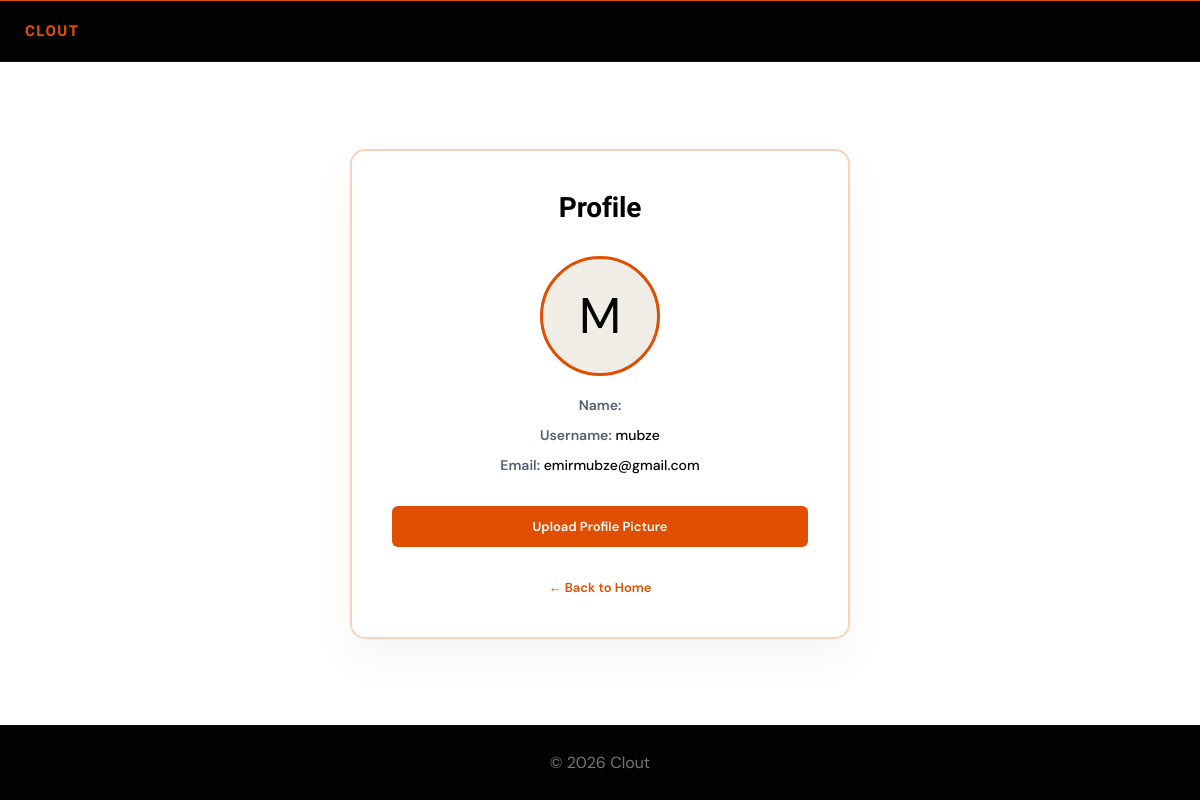
Screenshot of /profile/ (signed in) with the database file from the repository.
### shop/models.py (models this page shows, shortened)
class CustomUser(AbstractUser):
    name = models.CharField(max_length=150, blank=True)
    age = models.PositiveIntegerField(null=True, blank=True)
    phone_number = models.CharField(
        max_length=20,
        unique=True,
        null=True,
        blank=True,
    )
    email = models.EmailField(unique=True)
    profile_image = models.ImageField(
        upload_to="profiles/",
        null=True,
        blank=True,
    )
    course_access_approved = models.BooleanField(default=False)
    active_session_key = models.CharField(
        max_length=40,
        blank=True,
        default="",
    )
    @property
    def profile_image_url(self):
        if not self.profile_image:
            return ""

### shop/views.py (the view)
@login_required(login_url="login")
def profile(request):
    from .forms import ProfileImageForm
    if request.method == "POST":
        if "remove_image" in request.POST:
            if request.user.profile_image:
                request.user.profile_image.delete()
                request.user.profile_image = None
                request.user.save()
            return redirect("index")
        else:
            form = ProfileImageForm(
                request.POST,
                request.FILES,
                instance=request.user
            )
            if form.is_valid():
                try:
                    form.save()
                except Exception:
                    logger.exception("Profile image upload failed")
                    form.add_error(
                        "profile_image",
                        "The profile image could not be uploaded. Please try again.",
                    )
                else:
                    return redirect("index")
    else:
        form = ProfileImageForm(
            instance=request.user
        )
    return render(
        request,
        "shop/profile.html",
        {
            "form": form
        }
    )

### shop/templates/shop/profile.html (shortened to what this page needs)
<!DOCTYPE html>
<html lang="en">
<head>
    <link rel="stylesheet" href="https://cdnjs.cloudflare.com/ajax/libs/cropperjs/1.5.13/cropper.min.css">
<link rel="stylesheet" href="/static/responsive.css">
</head>
<body>
    <nav class="navbar">
        <div class="nav-container">
            <a
                href="{% url 'index' %}"
                class="logo"
            >
                CLOUT
            </a>
        </div>
    </nav>
    <main class="main">
        <div class="card">
            <h1 class="card-title">
                Profile
            </h1>
            <div class="profile-section">
                <div class="profile-image-container">
                    {% if user.profile_image_url %}
                        <img src="{{ user.profile_image_url }}" alt="Profile">
                    {% else %}
                        <span>{{ user.name|default:user.username|slice:':1'|upper }}</span>
                    {% endif %}
                </div>
                <div class="profile-info">
                    <div class="info-row">
                        <span class="info-label">Name:</span>
                    </div>
                    <div class="info-row">
                        <span class="info-label">Username:</span>
                        <span class="info-value">{{ user.username }}</span>
                    </div>
                    <div class="info-row">
                        <span class="info-label">Email:</span>
                        <span class="info-value">{{ user.email }}</span>
                    </div>
                </div>
            </div>
            <form id="uploadForm" method="POST" enctype="multipart/form-data">
                <div class="form-group">
                    <div class="file-input-wrapper">
                        <label for="profile_image" class="file-input-label">
                             Upload Profile Picture
                        </label>
                    </div>
                </div>
            </form>
            <div class="back-link">
                <a href="{% url 'index' %}">
                    ← Back to Home
                </a>
            </div>
        </div>
    </main>
    <footer class="footer">
        <div class="footer-container">
            <div class="copyright">
                © 2026 Clout
            </div>
        </div>
    </footer>
</body>
</html>

### shop/static/responsive.css (style rules this page uses)
html { max-width: 100%; overflow-x: hidden; }
body { max-width: 100%; min-width: 0; overflow-x: hidden; }
button, a { overflow-wrap: anywhere; }
footer { width: 100%; flex-shrink: 0; }

### shop/templates/shop/profile.html (style rules this page uses)
* { margin: 0; padding: 0; box-sizing: border-box; }
:root { --orange: #E04F00; --black: #020202; --white: #FFFFFF; --off-white: #FBF8F4; --heading: "Acme", sans-serif; --body: "DM Sans", sans-serif; }
body { background: var(--white); font-family: var(--body); color: var(--black); display: flex; flex-direction: column; min-height: 100vh; }
.navbar { height: 62px; background: var(--black); border-top: 1px solid var(--orange); border-bottom: 1px solid rgba(255,255,255,.08); display: flex; align-items: center; z-index: 1000; flex-shrink: 0; }
.nav-container { width: min(1380px, calc(100% - 50px)); margin: auto; display: flex; align-items: center; justify-content: space-between; }
.logo { color: var(--orange); font-size: 15px; font-weight: bold; text-decoration: none; font-family: var(--heading); letter-spacing: 1.5px; }
.main { flex: 1; display: flex; align-items: center; justify-content: center; padding: 40px 20px; }
.card { width: 100%; max-width: 500px; background: white; border: 2px solid #f4996870; border-radius: 15px; box-shadow: 0 20px 45px rgba(0,0,0,.045); padding: 40px; }
.card-title { font-size: 28px; font-weight: 600; font-family: var(--heading); text-align: center; margin-bottom: 32px; letter-spacing: -0.2px; }
.profile-section { text-align: center; margin-bottom: 32px; }
.profile-image-container { width: 120px; height: 120px; margin: 0 auto 20px; border-radius: 50%; overflow: hidden; background: #f0ede6; border: 3px solid var(--orange); display: flex; align-items: center; justify-content: center; font-size: 50px; }
.profile-info { margin-bottom: 24px; }
.info-row { margin-bottom: 12px; font-size: 14px; }
.info-label { color: #536071; font-weight: 600; }
.info-value { color: var(--black); font-weight: 500; }
.form-group { margin-bottom: 20px; }
.file-input-wrapper { position: relative; overflow: hidden; display: inline-block; width: 100%; }
.file-input-label { display: block; padding: 12px 16px; background: var(--orange); color: white; border-radius: 6px; cursor: pointer; font-size: 13px; font-weight: 600; text-align: center; transition: background 0.2s ease; }
.back-link { text-align: center; margin-top: 24px; }
.back-link a { color: var(--orange); text-decoration: none; font-size: 13px; font-weight: 600; }
.footer { background: var(--black); color: #777; text-align: center; padding: 27px 20px; flex-shrink: 0; }

### rows the page displays
CustomUser: name "M", username "mubze", email "emirmubze@gmail.com"
